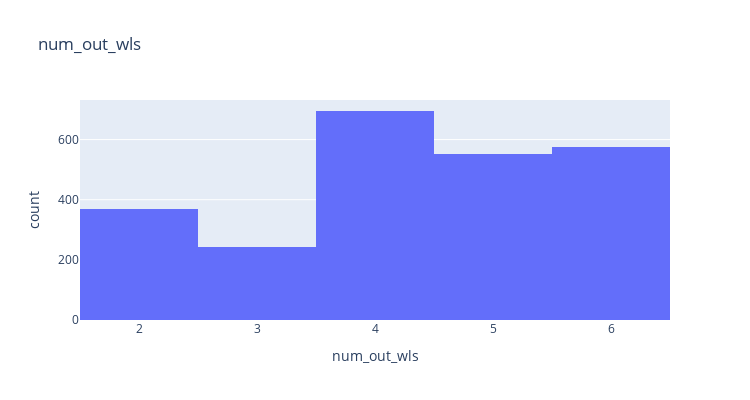

Write notebook code for a chart like this one.
### Code cell
# Delete Extreams of num_out_wls
df_raw_hh = df_raw_hh[df_raw_hh.num_out_wls > 1]

# Check outer walls number distribution.
fig_tmp = px.histogram(df_raw_hh, x= "num_out_wls", title= "num_out_wls")
fig_tmp.update_layout(width= 750, height= 400)
fig_tmp.show()

### Figure 1 — Plotly figure (JSON) as saved in the notebook; plotly's stock layout.template omitted (floating-point values rounded to 4 significant figures; data arrays with more than 128 entries replaced by an {"elided": "..."} marker saying what was removed)
{"data": [{"alignmentgroup": "True", "bingroup": "x", "hovertemplate": "num_out_wls=%{x}<br>count=%{y}<extra></extra>", "legendgroup": "", "marker": {"color": "#636efa", "pattern": {"shape": ""}}, "name": "", "offsetgroup": "", "orientation": "v", "showlegend": false, "type": "histogram", "x": {"elided": "2432 int values"}, "xaxis": "x", "yaxis": "y"}], "layout": {"barmode": "relative", "height": 400, "legend": {"tracegroupgap": 0}, "title": {"text": "num_out_wls"}, "width": 750, "xaxis": {"anchor": "y", "domain": [0, 1], "title": {"text": "num_out_wls"}}, "yaxis": {"anchor": "x", "domain": [0, 1], "title": {"text": "count"}}}}
